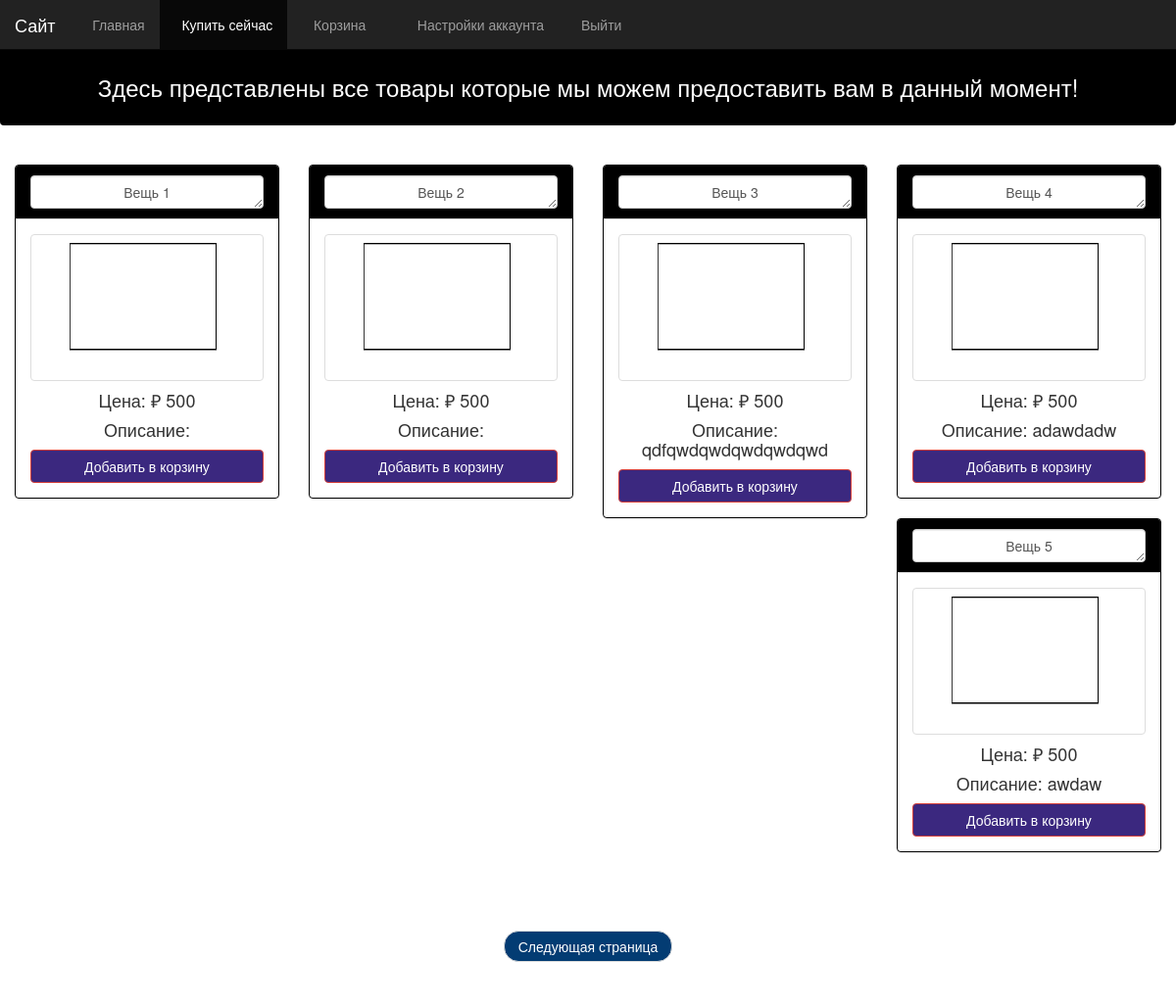
Screenshot of /vsr/Customers/shop.php (signed in) with the database file from the repository.
### tables this page shows
CREATE TABLE `items` (
  `item_id` int UNSIGNED NOT NULL,
  `item_name` varchar(5000) NOT NULL DEFAULT '',
  `item_price` double DEFAULT NULL,
  `item_image` varchar(5000) NOT NULL DEFAULT '',
  `item_date` date NOT NULL,
  `item_qwe` text NOT NULL
);

### vsr/Customers/shop.php (the view, shortened to what this page needs)
<?php
 include("config.php");
 extract($_SESSION);
		  $stmt_edit = $DB_con->prepare('SELECT * FROM users WHERE user_email =:user_email');
		$stmt_edit->execute(array(':user_email'=>$user_email));
		$edit_row = $stmt_edit->fetch(PDO::FETCH_ASSOC);
		extract($edit_row);
		?>
		<?php
 include("config.php");
		  $stmt_edit = $DB_con->prepare("select sum(order_total) as total from orderdetails where user_id=:user_id and order_status='Ordered'");
		$stmt_edit->execute(array(':user_id'=>$user_id));
		$edit_row = $stmt_edit->fetch(PDO::FETCH_ASSOC);
		extract($edit_row);
		?>
<!DOCTYPE html>
<html lang="en">
<head>
    <link rel="stylesheet" type="text/css" href="bootstrap/css/bootstrap.min.css" />
    <link rel="stylesheet" type="text/css" href="font-awesome/css/font-awesome.min.css" />
    <link rel="stylesheet" type="text/css" href="css/local.css" />
	<link rel="stylesheet" type="text/css" href="jquery.fancybox.css?v=2.1.5" media="screen" />
	<link rel="stylesheet" type="text/css" href="jquery.fancybox-buttons.css?v=1.0.5" />
	<link rel="stylesheet" type="text/css" href="jquery.fancybox-thumbs.css?v=1.0.7" />
</head>
<body>
    <div id="wrapper">
        <nav class="navbar navbar-inverse navbar-fixed-top" role="navigation">
            <div class="navbar-header">
                <a class="navbar-brand" href="index.php">Сайт</a>
            </div>
            <div class="collapse navbar-collapse navbar-ex1-collapse">
                <ul class="nav navbar-nav side-nav">
                    <li><a href="index.php"> &nbsp; Главная</a></li>
					<li class="active"><a href="shop.php?id=1"> &nbsp;</span> Купить сейчас</a></li>
					<li><a href="cart_items.php"> &nbsp; <span class='fa fa-cart-plus'></span> Корзина</a></li>
					<li><a data-toggle="modal" data-target="#setAccount"> &nbsp; <span class='fa fa-gear'></span> Настройки аккаунта</a></li>
					<li><a href="logout.php"> &nbsp; Выйти</a></li>
                </ul>
            </div>
        </nav>
				<div id="page-wrapper">
			<div class="alert alert-default" style="color:white;background-color:#008CBA">
         <center><h3>Здесь представлены все товары которые мы можем предоставить вам в данный момент!</h3></center>
        </div>
					<br />
<?php
$conn=mysqli_connect("localhost","root","");
mysqli_select_db($conn,"edgedata");
$start=0;
$limit=8;
$query=mysqli_query($conn,"select * from items LIMIT $start, $limit");
while($query2=mysqli_fetch_array($query))
{
	echo "<div class='col-sm-3'><div class='panel panel-default' style='border-color:#008CBA;'>
            <div class='panel-heading' style='color:white;background-color : #033c73;'>
            <center>
<textarea style='text-align:center;background-color: white;' class='form-control' rows='1' disabled>".$query2['item_name']."</textarea>
			</center>
            </div>
            <div class='panel-body'>
           <a class='fancybox-buttons' href='../Admin/item_images/".$query2['item_image']."' data-fancybox-group='button' title='Page ".$id."- ".$query2['item_name']."'>
					<img src='../Admin/item_images/".$query2['item_image']."' class='img img-thumbnail'  style='width:350px;height:150px;' />
					</a>
					<center><h4> Цена: &#8381; ".$query2['item_price']." </h4></center>
					<center><h4> Описание: ".$query2['item_qwe']." </h4></center>
										<a class='btn btn-block btn-danger' href='add_to_cart.php?cart=".$query2['item_id']."'></span> Добавить в корзину</a>
            </div>
          </div>
        </div>";
}
echo "<div class='container'>";
echo "</div>";
$rows=mysqli_num_rows(mysqli_query($conn,"select * from items"));
$total=ceil($rows/$limit);
echo "<br /><ul class='pager'>";
if($id!=$total)
{
	echo "<li><a style='color:white;background-color : #033c73;' href='?id=".($id+1)."' class='pager'>Следующая страница</a></li>";
}
echo "</ul>";
?>
					<br />
                    </div>
                </div>
</body>
</html>

### vsr/Customers/css/local.css (style rules this page uses)
#page-wrapper { margin-top: 40px; min-height: 100vh; flex: 1 1 auto; }
.alert.alert-default { margin-top: auto; background-color: black !important; }
.panel-heading { background-color: black !important; }
.panel.panel-default { border: black solid 1px !important; word-wrap: break-word; }
.btn.btn-block.btn-danger { background-color: rgb(59, 40, 127) !important; }

### rows the page displays
items: item_name "Вещь 1", item_image (picture), item_price "500"
items: item_name "Вещь 2", item_image (picture), item_price "500"
items: item_name "Вещь 3", item_image (picture), item_price "500", item_qwe "qdfqwdqwdqwdqwdqwd"
items: item_name "Вещь 4", item_image (picture), item_price "500", item_qwe "adawdadw"
items: item_name "Вещь 5", item_image (picture), item_price "500", item_qwe "awdaw"
